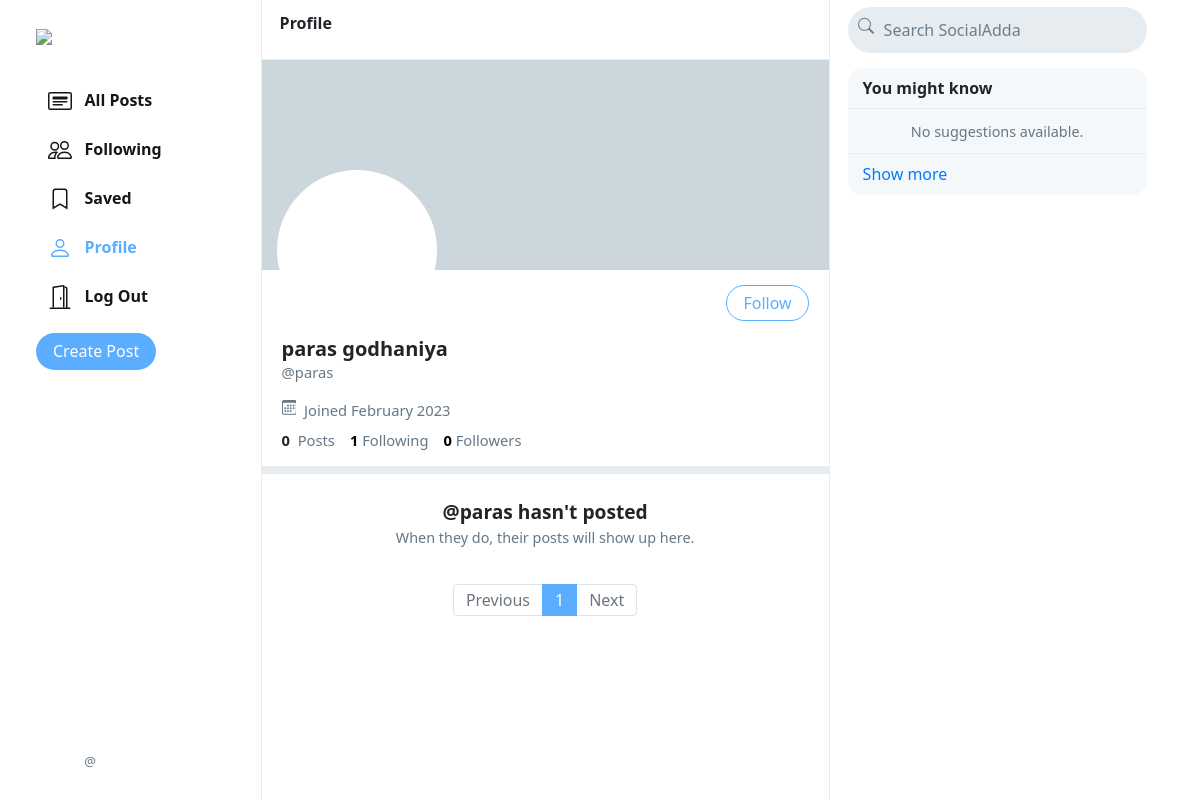
/p/paras, run on an earlier commit of the app's database.
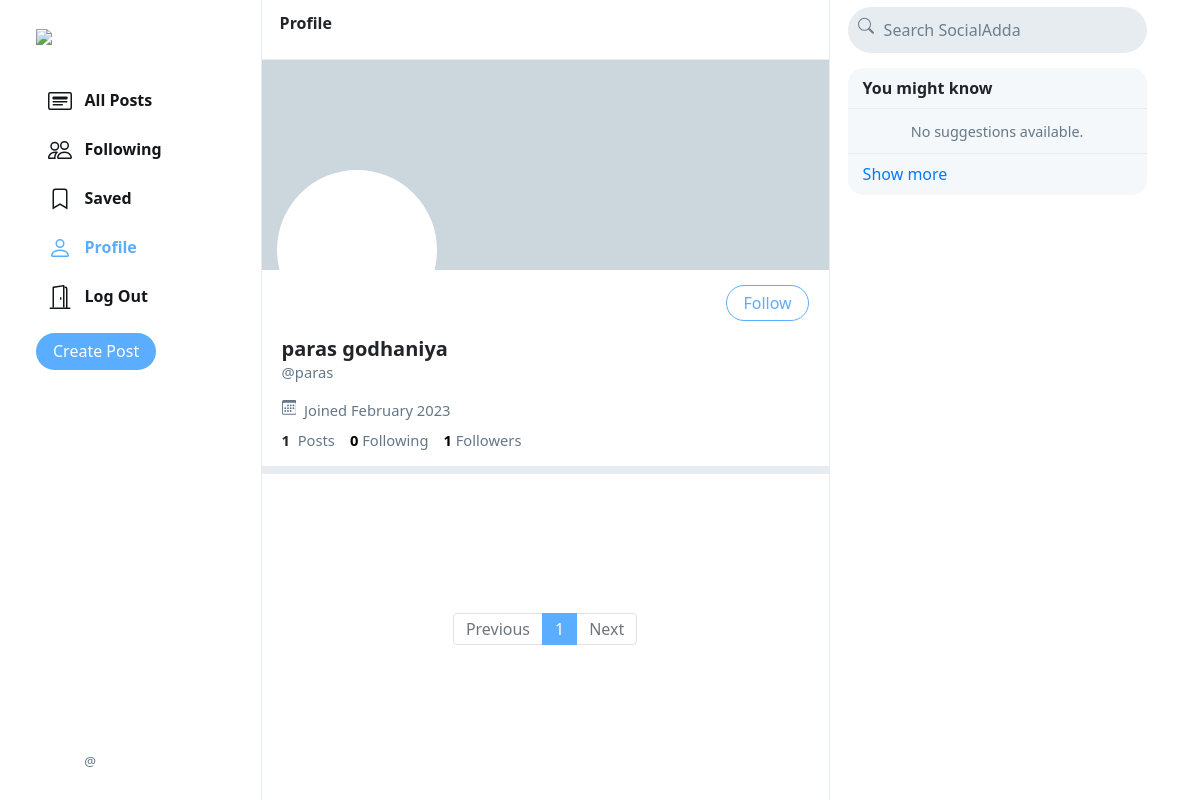
And on a later commit of the database.
### main/models.py (models this page shows, shortened)
class User(AbstractUser):
    profile_pic = models.ImageField(upload_to='profile_pic/')
    bio = models.TextField(max_length=160, blank=True, null=True)
    cover = models.ImageField(upload_to='covers/', blank=True)
    def __str__(self):
        return self.username

### main/views.py (the view)
# urls.py: path("p/<str:username>", views.profile_view, name='profile'),
def profile_view(request,username):
    user = User.objects.get(username=username)
    all_posts = Post.objects.filter(creater=user).order_by('-date_created')
    paginator = Paginator(all_posts, 10)
    page_number = request.GET.get('page')
    if page_number == None:
        page_number = 1
    posts = paginator.get_page(page_number)
    followings = []
    suggestions = []
    follower = False
    if request.user.is_authenticated:
        followings = Follower.objects.filter(followers=request.user).values_list('user', flat=True)
        suggestions = User.objects.exclude(pk__in=followings).exclude(username=request.user.username).order_by("?")[:6]
        if request.user in Follower.objects.get(user=user).followers.all():
            follower = True
    follower_count = Follower.objects.get(user=user).followers.all().count()
    following_count = Follower.objects.filter(followers=user).count()
    return render(request, 'profile.html', {
        "username": user,
        "posts": posts,
        "posts_count": all_posts.count(),
        "suggestions": suggestions,
        "page": "profile",
        "is_follower": follower,
        "follower_count": follower_count,
        "following_count": following_count
    })

### templates/profile.html (shortened to what this page needs)
{% extends 'feed.html' %}
{% load static %}
{% block profile %}
    <div class="profile-view" data-user="{{username.username}}">
        <div class="cover-image" style="background-image: url(/media/{{username.cover}})"></div>
        <div class="profile-image" style="background-image: url(/media/{{username.profile_pic}})"></div>
        <div class="profile-details">
            <div>
                {% if user.username == username.username %}
                    <button class="btn btn-outline-info float-right" id="edit-profile-btn">Edit Profile</button>
                {% elif is_follower %}
                    <button class="btn btn-blue float-right" onclick="unfollow_user(this,'{{username.username}}','edit_page')" id="following-btn">Following</button>
                {% else %}
                    <button class="btn btn-outline-info float-right" onclick="follow_user(this,'{{username.username}}','edit_page')" >Follow</button>
                {% endif %}
            </div>
            <div class="details-data">
                <h5>{{username.first_name}} {{username.last_name}}</h5>
                <div class="grey">@{{username.username}}</div>
                <div class="grey" style="padding: 8px 0px;">
                    &nbsp;Joined {{username.date_joined | date:"F Y"}}
                </div>
                <div>
                    <strong>
                        {{posts_count}}
                    </strong>
                    &nbsp;<span class="grey">Posts</span>
                    <a href="#">
                        <strong id="following__count">{{following_count | default:0}}</strong>&nbsp;<span class="grey">Following</span>
                    </a>
                    <a href="#">
                        <strong id="follower__count">{{follower_count | default:0}}</strong>&nbsp;<span class="grey">Followers</span>
                    </a>
                </div>
            </div>
        </div>
    </div>
    <div class="space"></div>
{% endblock %}
{% block emptyprofile %}
    <center>
        <br>
        <strong style="font-size: 1.2em;">@{{username}} hasn't posted</strong>
        <div class="grey" style="font-size: .9em;">When they do, their posts will show up here.</div>
    </center>
{% endblock %}

What changed in the data, as far as the page shows it:
changed User "paras": username "paras" → (not shown)
Also different on the page:
{{ posts_count }}: "0" → "1"
{{ following_count | default:0 }}: "1" → "0"
{{ follower_count | default:0 }}: "0" → "1"
text no longer shown: "@ hasn't posted When they do, their posts will show up here."
